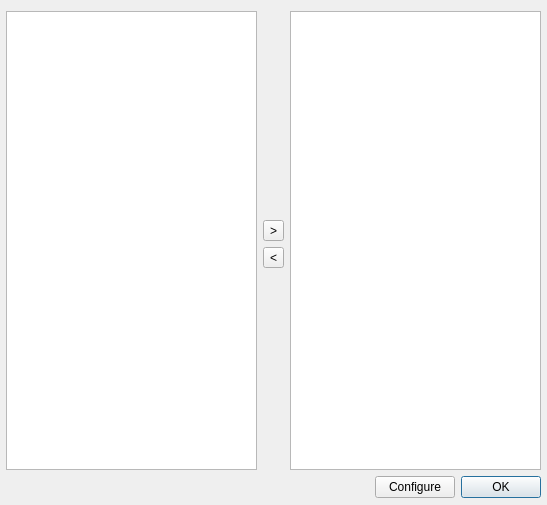
<?xml version="1.0" encoding="UTF-8"?>
<ui version="4.0">
 <class>SettingsDialog</class>
 <widget class="QDialog" name="SettingsDialog">
  <property name="geometry">
   <rect>
    <x>0</x>
    <y>0</y>
    <width>547</width>
    <height>505</height>
   </rect>
  </property>
  <property name="minimumSize">
   <size>
    <width>547</width>
    <height>505</height>
   </size>
  </property>
  <property name="maximumSize">
   <size>
    <width>547</width>
    <height>505</height>
   </size>
  </property>
  <property name="windowTitle">
   <string>LADSPA Plugin Catalog</string>
  </property>
  <layout class="QGridLayout" name="gridLayout">
   <property name="leftMargin">
    <number>6</number>
   </property>
   <property name="rightMargin">
    <number>6</number>
   </property>
   <property name="bottomMargin">
    <number>6</number>
   </property>
   <item row="0" column="0" rowspan="4">
    <widget class="QTreeView" name="pluginsTreeView">
     <property name="rootIsDecorated">
      <bool>false</bool>
     </property>
    </widget>
   </item>
   <item row="0" column="1">
    <spacer name="verticalSpacer">
     <property name="orientation">
      <enum>Qt::Vertical</enum>
     </property>
     <property name="sizeHint" stdset="0">
      <size>
       <width>20</width>
       <height>124</height>
      </size>
     </property>
    </spacer>
   </item>
   <item row="0" column="2" rowspan="4">
    <widget class="QListWidget" name="runningListWidget"/>
   </item>
   <item row="1" column="1">
    <widget class="QToolButton" name="loadButton">
     <property name="focusPolicy">
      <enum>Qt::NoFocus</enum>
     </property>
     <property name="text">
      <string>&gt;</string>
     </property>
    </widget>
   </item>
   <item row="2" column="1">
    <widget class="QToolButton" name="unloadButton">
     <property name="focusPolicy">
      <enum>Qt::NoFocus</enum>
     </property>
     <property name="text">
      <string>&lt;</string>
     </property>
    </widget>
   </item>
   <item row="3" column="1">
    <spacer name="verticalSpacer_2">
     <property name="orientation">
      <enum>Qt::Vertical</enum>
     </property>
     <property name="sizeHint" stdset="0">
      <size>
       <width>20</width>
       <height>123</height>
      </size>
     </property>
    </spacer>
   </item>
   <item row="4" column="0" colspan="3">
    <layout class="QHBoxLayout" name="horizontalLayout">
     <item>
      <spacer name="horizontalSpacer">
       <property name="orientation">
        <enum>Qt::Horizontal</enum>
       </property>
       <property name="sizeHint" stdset="0">
        <size>
         <width>343</width>
         <height>23</height>
        </size>
       </property>
      </spacer>
     </item>
     <item>
      <widget class="QPushButton" name="configureButton">
       <property name="focusPolicy">
        <enum>Qt::NoFocus</enum>
       </property>
       <property name="text">
        <string>Configure</string>
       </property>
      </widget>
     </item>
     <item>
      <widget class="QDialogButtonBox" name="buttonBox">
       <property name="sizePolicy">
        <sizepolicy hsizetype="Maximum" vsizetype="Fixed">
         <horstretch>0</horstretch>
         <verstretch>0</verstretch>
        </sizepolicy>
       </property>
       <property name="standardButtons">
        <set>QDialogButtonBox::Ok</set>
       </property>
      </widget>
     </item>
    </layout>
   </item>
  </layout>
 </widget>
 <resources/>
 <connections>
  <connection>
   <sender>buttonBox</sender>
   <signal>accepted()</signal>
   <receiver>SettingsDialog</receiver>
   <slot>accept()</slot>
   <hints>
    <hint type="sourcelabel">
     <x>270</x>
     <y>76</y>
    </hint>
    <hint type="destinationlabel">
     <x>91</x>
     <y>88</y>
    </hint>
   </hints>
  </connection>
  <connection>
   <sender>buttonBox</sender>
   <signal>rejected()</signal>
   <receiver>SettingsDialog</receiver>
   <slot>reject()</slot>
   <hints>
    <hint type="sourcelabel">
     <x>326</x>
     <y>78</y>
    </hint>
    <hint type="destinationlabel">
     <x>139</x>
     <y>60</y>
    </hint>
   </hints>
  </connection>
 </connections>
</ui>
